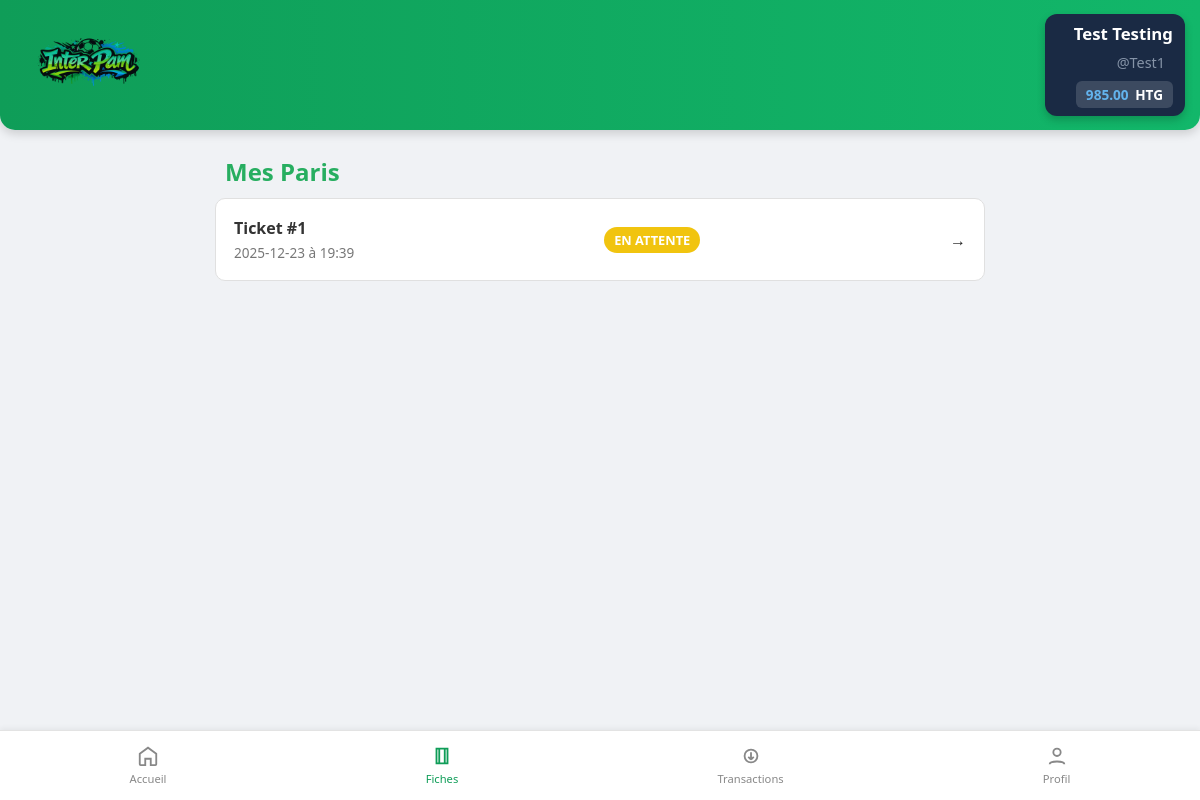
The app's page /fiches (signed in) with its own data.
### tables this page shows
CREATE TABLE parieurs (
                    id INTEGER PRIMARY KEY AUTOINCREMENT NOT NULL,
                    prenom TEXT NOT NULL,
                    nom TEXT NOT NULL,
                    username TEXT NOT NULL UNIQUE,
                    email TEXT NOT NULL UNIQUE,
                    age INT NOT NULL,
                    classe TEXT NOT NULL,
                    mdp TEXT NOT NULL,
                    created_at TEXT NOT NULL,
                    solde INTEGER DEFAULT 100000,
                    role TEXT DEFAULT 'parieur'
                );

CREATE TABLE paris (
                    id INTEGER PRIMARY KEY AUTOINCREMENT NOT NULL,
                    mise INTEGER NOT NULL,
                    gain_potentiel INTEGER NOT NULL,
                    date_pari TEXT NOT NULL,
                    statut TEXT DEFAULT 'En attente',
                    parieur_id INTEGER,
                    FOREIGN KEY (parieur_id) REFERENCES parieurs(id) ON DELETE CASCADE
                );

### routes.py (the view)
@app.route("/fiches")
def fiches():
    if "username" not in session:
        flash("Veuillez vous connecter !")
        return redirect(url_for("login"))
    user = get_user_by_username(session["username"])
    mes_fiches = get_fiches_detaillees(user["id"])
    return render_template("fiches.html", fiches=mes_fiches)

### data.py (called while the page is built)
def depuis_centimes(centimes):
    if centimes is None:
        return Decimal("0.00")
    return (Decimal(str(centimes)) / Decimal("100")).quantize(Decimal("0.01"))

def get_user_by_username(username):
    try:
        with sqlite3.connect(DB_NAME) as conn:
            conn.row_factory = sqlite3.Row
            cur = conn.cursor()
            cur.execute("SELECT * FROM parieurs WHERE username = ?", (username,))
            user = cur.fetchone()
            if user:
                user_dict = dict(user)
                user_dict["solde"] = depuis_centimes(user_dict["solde"])
                return user_dict
            return None
    except sqlite3.Error as e:
        print(f"Erreur : {e}")
        return None

### routes.py (called while the page is built)
def set_date(date_a_tester):
    try:
        partie_date, partie_heure = date_a_tester.split(" ")
        heure_formatee = partie_heure[:5]
    except ValueError:
        return date_a_tester
    aujourdhui = date.today().isoformat()
    hier = (date.today() - timedelta(days=1)).isoformat()
    demain = (date.today() + timedelta(days=1)).isoformat()
    if partie_date == aujourdhui:
        return f"Aujourd'hui à {heure_formatee}"
    elif partie_date == hier:
        return f"Hier à {heure_formatee}"
    elif partie_date == demain:
        return f"Demain à {heure_formatee}"
    else:
        return f"{partie_date} à {heure_formatee}"

@app.context_processor
def inject_user():
    user = None
    if "username" in session:
        user = get_user_by_username(session["username"])
    return dict(current_user=user)

@app.template_filter("devise")
def format_devise(valeur_centimes):
    return "{:,.2f} HTG".format(valeur_centimes / 100)

### templates/fiches.html (shortened to what this page needs)
{% extends 'base.html' %} {% block css %}
<link rel="stylesheet" href="{{ url_for('static', filename='css/fiches.css') }}" type="text/css" media="all" />
{% endblock %} {% block content %}
<div class="fiches-container">
	<h2 class="section-title">Mes Paris</h2>
	{% if not fiches %}
	<div style="text-align: center; margin-top: 50px;">
		<p>Vous n'avez pas encore placé de paris.</p>
		<a href="{{ url_for('home') }}" class="btn-parier" style="display:inline-block; margin-top:15px; padding:10px 20px; background:#007bff; color:white; border-radius:5px; text-decoration:none;">Commencer à parier</a>
	</div>
	{% else %}
	<div class="fiches-list">
		 {% for id_pari, info in fiches.items() %}
		<details class="pari-card">
			<summary>
				<div class="ticket-info">
					<span class="ticket-id">Ticket #{{ id_pari }}</span>
					<span class="ticket-date">{{ set_date(info.date) }}</span>
				</div>
				 {% set status_class = 'status-en-attente' %} {% if info.statut == 'gagné' %}{% set status_class = 'status-gagne' %} {% elif info.statut == 'perdu' %}{% set status_class = 'status-perdu' %}{% endif %}
				<span class="status-badge {{ status_class }}"> {{ info.statut if info.statut else 'En attente' }} </span>
			</summary>
		</details>
		{% endfor %}
	</div>
	{% endif %}
</div>
{% endblock %}

### templates/base.html (shortened to what this page needs)
<!doctype html>
<html lang="fr">
  <head>
    <link rel="stylesheet" href="{{ url_for('static', filename='css/base.css') }}" />
    {% block css %}{% endblock %}
  </head>
  <body>
    <header class="top-bar">
      <div class="brand"><img src="{{url_for('static', filename='img/logo.png') }}" alt="Logo de InterPam" class="logo"/>
      </div>
      <div class="user-zone">
        <span class="user-name">{{ current_user.prenom|title }} {{ current_user.nom|title }}</span>
        <span class="username">@{{current_user.username}}</span>
        <div class="balance">{{ current_user.solde }} <strong>HTG</strong>
        </div>
      </div>
    </header>
    <main class="content">
      {% block content %} {% endblock %}
    <nav class="bottom-nav">
      <a href="{{ url_for('home') }}" class="nav-item {{ 'active' if request.endpoint == 'home' }}">
        <svg viewBox="0 0 24 24" class="icon">
          <path d="M3 9.5L12 3l9 6.5V21a1 1 0 0 1-1 1h-5v-7h-6v7H4a1 1 0 0 1-1-1V9.5z" />
        </svg>
        <span>Accueil</span>
      </a>
      <a href="{{ url_for('fiches') }}" class="nav-item {{ 'active' if request.endpoint == 'fiches' }}">
        <svg viewBox="0 0 24 24" class="icon">
          <path d="M6 4h12v16H6zM9 4v16M15 4v16" />
        </svg>
        <span>Fiches</span>
      </a>
      <a href="transactions.html" class="nav-item">
        <svg viewBox="0 0 24 24" class="icon">
          <path d="M12 8v8m0 0l-3-3m3 3l3-3M5 12a7 7 0 1 1 14 0 7 7 0 0 1-14 0z" />
        </svg>
        <span>Transactions</span>
      </a>
      <a href="profil.html" class="nav-item">
        <svg viewBox="0 0 24 24" class="icon">
          <circle cx="12" cy="8" r="4" />
          <path d="M4 21c0-4 16-4 16 0" />
        </svg>
        <span>Profil</span>
      </a>
    </nav>
  </body>
</html>

### static/css/base.css (style rules this page uses)
* { margin: 0; padding: 0; box-sizing: border-box; font-family: "Poppins", system-ui, sans-serif; }
body { background: #f0f2f5; color: #222; padding-bottom: 80px; }
.top-bar { width: 100%; height: 130px; background: linear-gradient(90deg, #0f9d58, #12b76a); display: flex; align-items: center; justify-content: space-between; padding: 0 15px; color: white; box-shadow: 0 4px 10px rgba(0, 0, 0, 0.15); z-index: 100; border-radius: 0 0 15px 15px; }
.brand { display: flex; flex-direction: column; align-items: center; gap: 12px; }
.logo { width: 150px; height: auto; padding: 8px; border-radius: 12px; display: block; }
.user-zone { background: #1a2a44; padding: 8px 12px; border-radius: 12px; text-align: right; box-shadow: 0 4px 8px rgba(0, 0, 0, 0.2); min-width: 140px; align-items: center; justify-content: center; align-content: center; line-height: 1.4; }
.user-name { display: block; font-size: 1.05rem; font-weight: 700; color: #fff; margin: 0; padding: 0; }
.username { display: block; font-size: 0.9rem; opacity: 0.8; color: #a0aec0; margin: 8px; }
.balance { background: rgba(255, 255, 255, 0.15); padding: 4px 10px; border-radius: 6px; font-size: 0.85rem; font-weight: 600; color: #63b3ed; display: inline-block; }
.balance strong { color: white; margin-left: 3px; }
.bottom-nav { position: fixed; left: 0; bottom: 0; width: 100%; height: 70px; margin: 0; padding: 0; background: #fff; border-top: 1px solid #e3e3e3; display: flex; justify-content: space-around; align-items: center; box-shadow: 0 -2px 5px rgba(0, 0, 0, 0.05); }
.nav-item { text-decoration: none; color: #888; font-size: 0.7rem; display: flex; flex-direction: column; align-items: center; transition: color 0.2s ease; }
.nav-item .icon { width: 22px; height: 22px; stroke: currentColor; fill: none; stroke-width: 2; margin-bottom: 4px; }
.nav-item.active { color: #0f9d58; }

### static/css/fiches.css (style rules this page uses)
.section-title { color: #27ae60; padding: 5px; margin: 5px; }
.fiches-container { max-width: 800px; margin: 20px auto; padding: 0 15px; }
.pari-card { background: #ffffff; border: 1px solid #e0e0e0; border-radius: 10px; margin-bottom: 15px; transition: all 0.3s cubic-bezier(0.4, 0, 0.2, 1); transition: open 2s ease; }
summary { list-style: none; padding: 18px; cursor: pointer; display: flex; justify-content: space-between; align-items: center; font-weight: 500; }
summary::after { content: '→'; transition: all 0.3s; font-weight: bold; }
.ticket-info { display: flex; flex-direction: column; gap: 4px; }
.ticket-id { font-weight: bold; color: #333; }
.ticket-date { font-size: 0.85em; color: #777; }
.status-badge { padding: 4px 10px; border-radius: 20px; font-size: 0.8em; font-weight: bold; text-transform: uppercase; color: #fff; }
.status-en-attente { background-color: #f1c40f; }

### records on screen
parieurs: prenom "Test", nom "Testing", username "Test1"
paris: id_pari "1", date_pari "2025-12-23 à 19:39", statut "EN ATTENTE"

### other values on screen
{{ current_user.solde }} "985.00"
